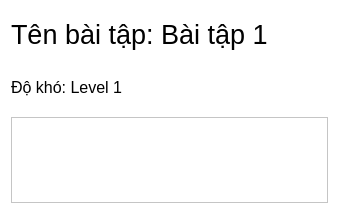
                      <widget class="QWidget" name="scrollAreaWidgetContents_6">
                       <property name="geometry">
                        <rect>
                         <x>0</x>
                         <y>0</y>
                         <width>339</width>
                         <height>214</height>
                        </rect>
                       </property>
                       <property name="styleSheet">
                        <string notr="true">background-color: white;
</string>
                       </property>
                       <layout class="QVBoxLayout" name="verticalLayout_42">
                        <item>
                         <widget class="QFrame" name="head">
                          <property name="minimumSize">
                           <size>
                            <width>0</width>
                            <height>100</height>
                           </size>
                          </property>
                          <property name="styleSheet">
                           <string notr="true"/>
                          </property>
                          <property name="frameShape">
                           <enum>QFrame::NoFrame</enum>
                          </property>
                          <property name="frameShadow">
                           <enum>QFrame::Raised</enum>
                          </property>
                          <layout class="QVBoxLayout" name="verticalLayout_12">
                           <property name="leftMargin">
                            <number>0</number>
                           </property>
                           <property name="topMargin">
                            <number>0</number>
                           </property>
                           <property name="rightMargin">
                            <number>0</number>
                           </property>
                           <property name="bottomMargin">
                            <number>0</number>
                           </property>
                           <item>
                            <widget class="QLabel" name="exercise_name">
                             <property name="font">
                              <font>
                               <pointsize>20</pointsize>
                              </font>
                             </property>
                             <property name="text">
                              <string>Tên bài tập: Bài tập 1</string>
                             </property>
                            </widget>
                           </item>
                           <item>
                            <widget class="QLabel" name="exercise_level">
                             <property name="font">
                              <font>
                               <pointsize>12</pointsize>
                              </font>
                             </property>
                             <property name="text">
                              <string>Độ khó: Level 1</string>
                             </property>
                            </widget>
                           </item>
                          </layout>
                         </widget>
                        </item>
                        <item>
                         <widget class="QListWidget" name="poses"/>
                        </item>
                       </layout>
                      </widget>
